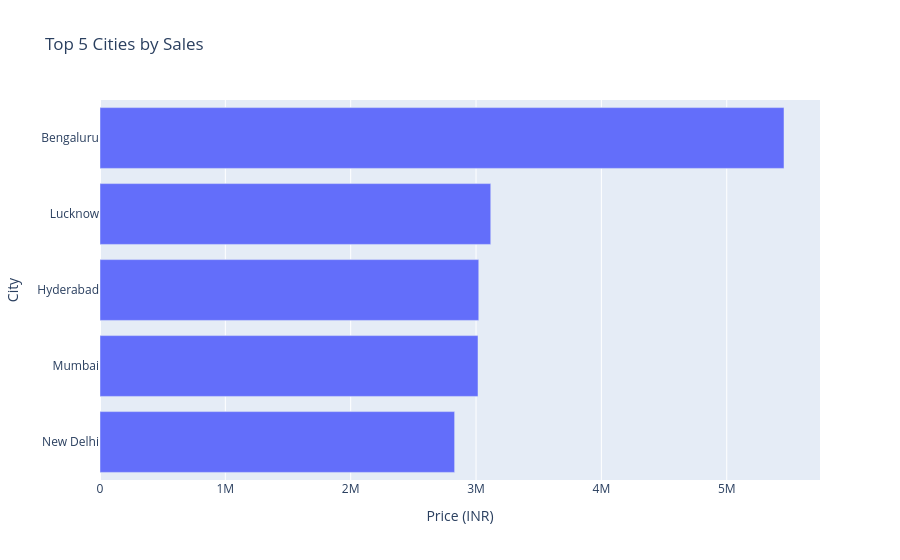

Write notebook code for a chart like this one.
### Markdown cell above
### Top 5 Cities by Sales

### Code cell
Top_5_Cities = (
    df.groupby("City")["Price (INR)"].sum()
    .nlargest(5)
    .sort_values()
    .reset_index()
)

Figure = px.bar(
    Top_5_Cities,
    x = "Price (INR)",
    y = "City",
    orientation = "h",
    title = "Top 5 Cities by Sales",
    color_discrete_sequence = ['Light Blue']
)

Figure.show()

### Figure 1 — Plotly figure (JSON) as saved in the notebook; plotly's stock layout.template omitted (floating-point values rounded to 4 significant figures)
{"data": [{"hovertemplate": "Price (INR)=%{x}<br>City=%{y}<extra></extra>", "legendgroup": "", "marker": {"color": "Light Blue", "pattern": {"shape": ""}}, "name": "", "orientation": "h", "showlegend": false, "textposition": "auto", "type": "bar", "x": [2829000.0, 3016000.0, 3022000.0, 3117000.0, 5457000.0], "xaxis": "x", "y": ["New Delhi", "Mumbai", "Hyderabad", "Lucknow", "Bengaluru"], "yaxis": "y"}], "layout": {"barmode": "relative", "legend": {"tracegroupgap": 0}, "title": {"text": "Top 5 Cities by Sales"}, "xaxis": {"anchor": "y", "domain": [0, 1], "title": {"text": "Price (INR)"}}, "yaxis": {"anchor": "x", "domain": [0, 1], "title": {"text": "City"}}}}
